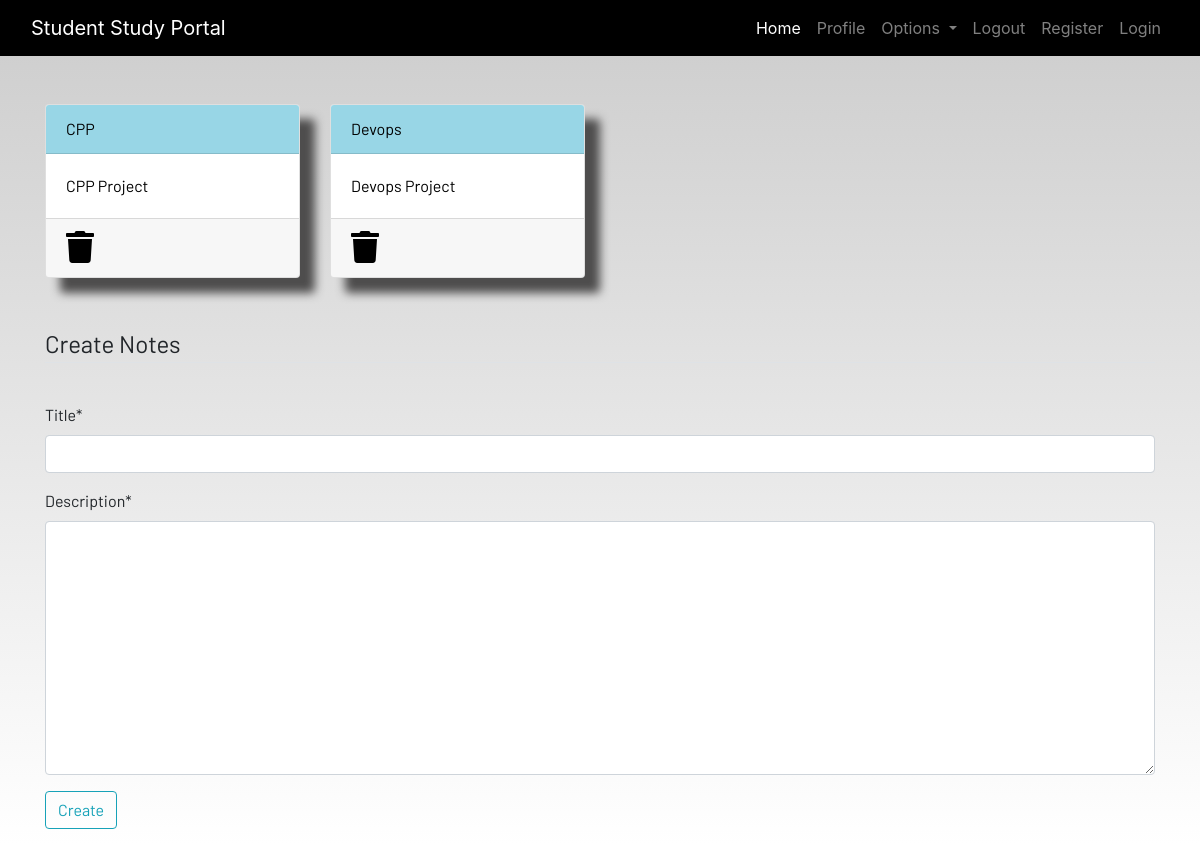
Screenshot of /notes (signed in) with the database file from the repository.
### dashboard/models.py (models this page shows, shortened)
class Notes(models.Model):
    user = models.ForeignKey(User, on_delete=models.CASCADE)
    title = models.CharField(max_length=200)
    description=models.TextField()
    class Meta:
        verbose_name = "notes"
        verbose_name_plural = "notes"

### dashboard/views.py (the view)
# urls.py: path('notes',views.notes, name="notes"),
def notes(request):
    if request.method == "POST":
        form = NotesForm(request.POST)
        if form.is_valid():
            notes = Notes(
                user=request.user, title=request.POST['title'], description=request.POST['description'])
            notes.save()
            messages.success(request, f'Notes Added from {request.user.username} Successfully!')
    else:
        form = NotesForm()
    notes = Notes.objects.filter(user=request.user)
    context = {'form': form, 'notes': notes}
    return render(request, 'dashboard/notes.html', context)

### dashboard/forms.py
class NotesForm(forms.ModelForm):
    class Meta:
        model = Notes
        fields = ['title', 'description']

### dashboard/templates/dashboard/notes.html (shortened to what this page needs)
{% extends 'dashboard/base.html' %}
{% load static %}
{% load crispy_forms_tags %}
{% block content %}
<div class="container">
    <div class="row">
        {% for note in notes %}
        <div class="col-md-3">
            <a href="{% url 'notes-details' note.id %}">
                <div class="card">
                    <div class="card-header">{{note.title}}</div>
                    <div class="card-body">{{note.description}}</div>
                    <div class="card-footer mt-auto "><a href="{% url 'delete-note' note.id %}">
                        <i class="fa fa-trash fa-2x"></i></a>
                    </div>
                </div>
            </a>
        </div>
        {% endfor %}
        <br><br>
    </div>
</div>
<br><br>
<div class="container">
    <form method="POST">
        <fieldset class="form-group">
            <legend class="border-bottom mb-4">Create Notes</legend>
        </fieldset>
        {{form|crispy}}
        <div class="form-group">
            <button href="" class="btn btn-outline-info" type="submit">
                Create
            </button>
        </div>
    </form>
</div>
{% endblock content %}

### static/css/main.css (style rules this page uses)
html { scroll-behavior: smooth; height: 100%; width: 100%; }
.card { box-shadow: 15px 15px 10px rgb(78, 77, 77); }
a { text-decoration: none !important; color: black; }
.card-header { color: black !important; background: rgb(152, 214, 230) !important; transition: 0.3s ease-in; }
html, body { max-width: 100%; overflow-x: hidden; height: 100%; width: 100%; }
body { background: linear-gradient(rgba(0, 0, 0, 0.2), rgba(255, 255, 255, 0.5)); overflow-x: hidden; background-repeat: no-repeat; }
.card-header { background-color: rgb(133, 204, 231); }
.col-md-3 .card { width: 100%; height: 100%; }
.fa { color: black; }

### rows the page displays
Notes: title "CPP", description "CPP Project"
Notes: title "Devops", description "Devops Project"
